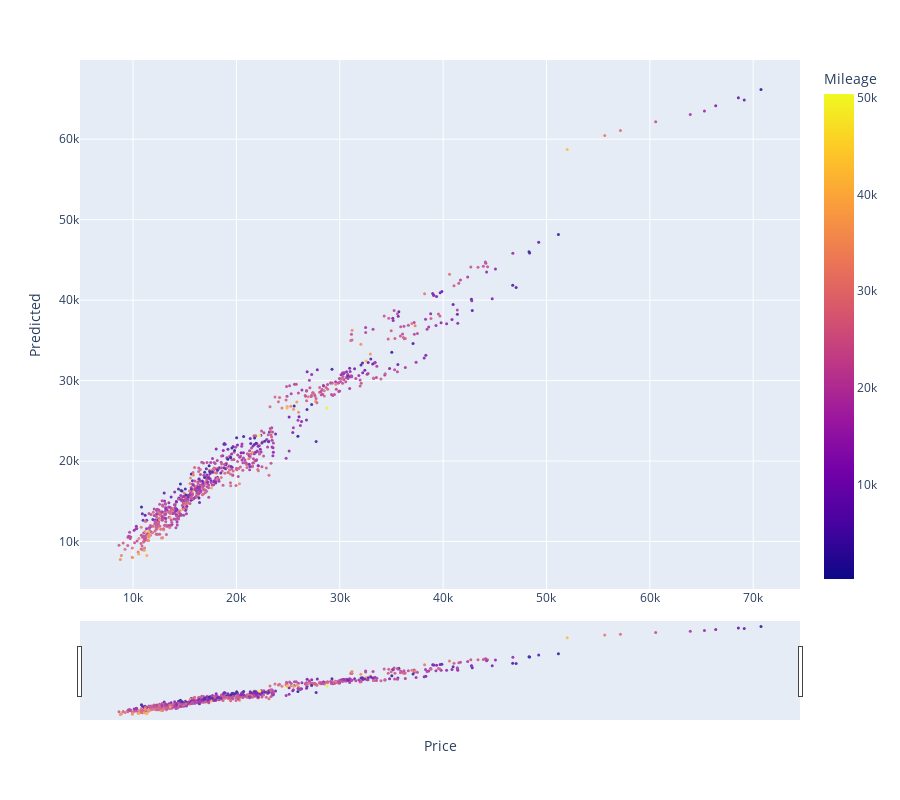

Notebook code cell kept with this figure:
### Code cell
fig = px.scatter(X_viz, x="Price", y= "Predicted", color= "Mileage", height= 800)
fig.update_traces(marker=dict(size=3),
                 opacity = 0.8 )
fig.update_xaxes(rangeslider_visible = True)

### Figure 1 — Plotly figure (JSON) as saved in the notebook; plotly's stock layout.template omitted (floating-point values rounded to 4 significant figures; data arrays with more than 128 entries replaced by an {"elided": "..."} marker saying what was removed)
{"data": [{"hovertemplate": "Price=%{x}<br>Predicted=%{y}<br>Mileage=%{marker.color}<extra></extra>", "legendgroup": "", "marker": {"color": {"elided": "804 int values"}, "coloraxis": "coloraxis", "size": 3, "symbol": "circle"}, "mode": "markers", "name": "", "opacity": 0.8, "orientation": "v", "showlegend": false, "type": "scatter", "x": {"elided": "804 float values"}, "xaxis": "x", "y": {"elided": "804 float values"}, "yaxis": "y"}], "layout": {"coloraxis": {"colorbar": {"title": {"text": "Mileage"}}, "colorscale": [[0, "#0d0887"], [0.1111, "#46039f"], [0.2222, "#7201a8"], [0.3333, "#9c179e"], [0.4444, "#bd3786"], [0.5556, "#d8576b"], [0.6667, "#ed7953"], [0.7778, "#fb9f3a"], [0.8889, "#fdca26"], [1, "#f0f921"]]}, "height": 800, "legend": {"tracegroupgap": 0}, "margin": {"t": 60}, "xaxis": {"anchor": "y", "domain": [0, 1], "rangeslider": {"visible": true}, "title": {"text": "Price"}}, "yaxis": {"anchor": "x", "domain": [0, 1], "title": {"text": "Predicted"}}}}
